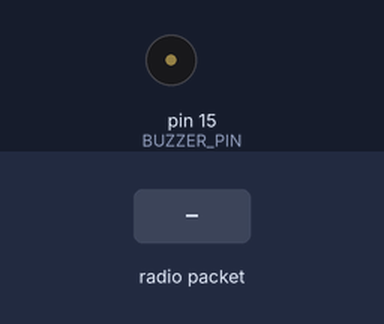
Simulated run of this sketch. Board: Arduino Uno, built with avr-gcc and run on an emulated ATmega328P. Shown: buzzer (waves = sounding, pin HIGH). The inputs (shaded band) are chosen by the test bench. No radio packets arrive unless stated; what the sketch prints to the serial monitor is not drawn.

Above: at 1.2 s.
1.3 s: radio packet "SOS" arrives
At 1.6 s:
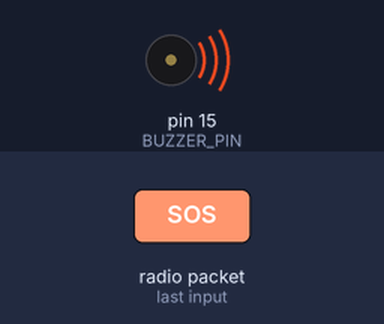
4.3 s: radio packet "1" arrives
Timing chart, 0 to 7.3 s (numbered marks = the images above; inputs shaded):
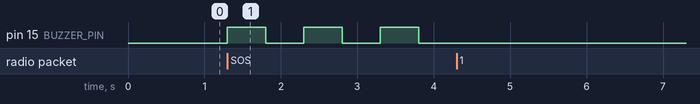

Measured:
- after the input at 1.3 s, pin 15 (BUZZER_PIN): alternates HIGH for 0.50 s and LOW for 0.50 s, starting at once
- after the input at 4.3 s, every drawn part: stays the same

The sketch:

receiver.ino
```cpp
#include <SPI.h>
#include <LoRa.h>

#define BUZZER_PIN 15  // Connect buzzer to this pin
#define LORA_FREQ 866E6  // India ISM band

void setup() {
  Serial.begin(115200);
  pinMode(BUZZER_PIN, OUTPUT);
  digitalWrite(BUZZER_PIN, LOW);  // Buzzer off

  // Start LoRa
  if (!LoRa.begin(LORA_FREQ)) {
    Serial.println("Starting LoRa failed!");
    while (1);
  }
  Serial.println("LoRa Receiver started at 866 MHz");
}

void loop() {
  int packetSize = LoRa.parsePacket();
  if (packetSize > 0) {
    String received = "";
    while (LoRa.available()) {
      received += (char)LoRa.read();
    }

    Serial.println("Received: " + received);

    // Split the received message
    if (received.startsWith("SOS")) {
      triggerAlert(received);
    }
    // Optional: log other data like fishspot/heavytide here
  }
}

void triggerAlert(String message) {
  Serial.println("⚠  SOS ALERT! Data: " + message);

  // Buzzer beep pattern
  for (int i = 0; i < 3; i++) {
    digitalWrite(BUZZER_PIN, HIGH);
    delay(500);
    digitalWrite(BUZZER_PIN, LOW);
    delay(500);
  }

  // You can add a visual display here (LCD/OLED) if required
}
```
